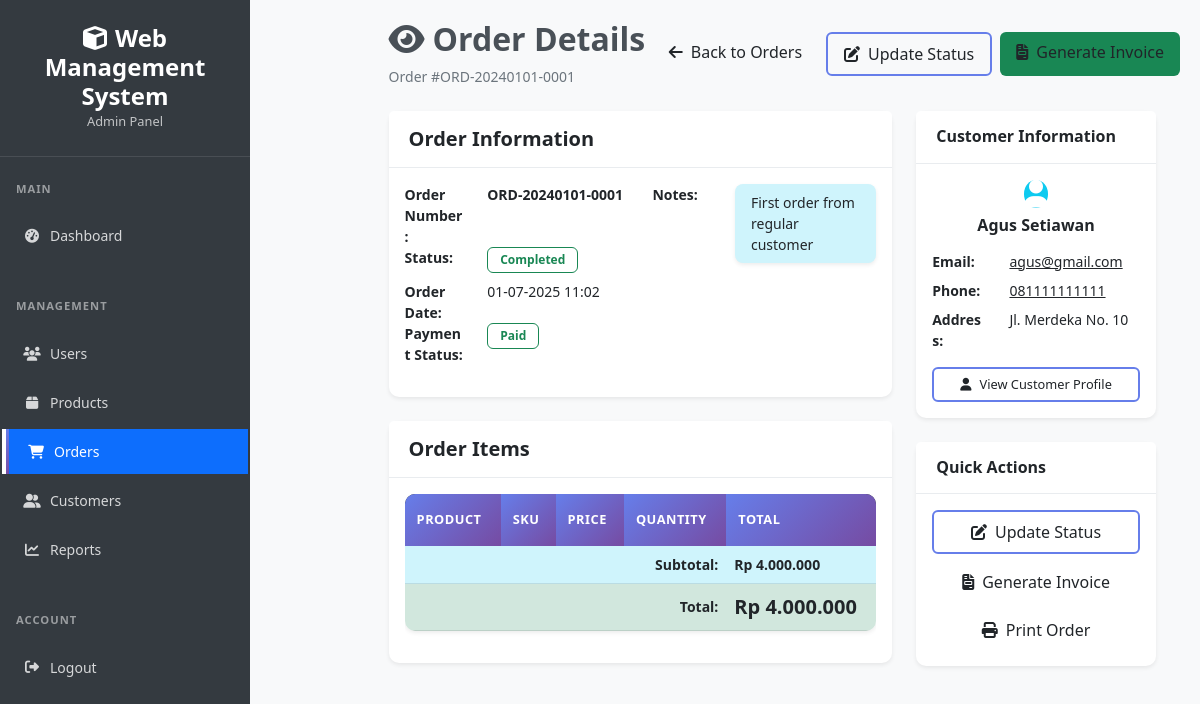
The page /admin/orders/view.php?id=1 (signed in) on the database its author committed.
### tables this page shows
CREATE TABLE orders (
    id INT PRIMARY KEY AUTO_INCREMENT,
    customer_id INT NOT NULL,
    user_id INT NOT NULL,
    order_number VARCHAR(50) UNIQUE NOT NULL,
    total_amount DECIMAL(10,2) NOT NULL DEFAULT 0.00,
    status ENUM('pending', 'processing', 'completed', 'cancelled') DEFAULT 'pending',
    payment_status ENUM('unpaid', 'paid', 'partial') DEFAULT 'unpaid',
    order_date TIMESTAMP DEFAULT CURRENT_TIMESTAMP,
    notes TEXT,
    FOREIGN KEY (customer_id) REFERENCES customers(id) ON DELETE RESTRICT,
    FOREIGN KEY (user_id) REFERENCES users(id) ON DELETE RESTRICT
);

CREATE TABLE customers (
    id INT PRIMARY KEY AUTO_INCREMENT,
    name VARCHAR(100) NOT NULL,
    email VARCHAR(100),
    phone VARCHAR(20),
    address TEXT,
    city VARCHAR(50),
    postal_code VARCHAR(10),
    is_active BOOLEAN DEFAULT TRUE,
    created_at TIMESTAMP DEFAULT CURRENT_TIMESTAMP
);

### config/database.php (called while the page is built, shortened)
<?php
class Database {
    private $host = '127.0.0.1';
    private $dbname = 'web_app_db';
    private $username = 'root';
    private $password = '';
    private $charset = 'utf8mb4';
    private $pdo;
    public function connect() {
        if ($this->pdo === null) {
            try {
                $dsn = "mysql:host={$this->host};dbname={$this->dbname};charset={$this->charset}";
                $options = [
                    PDO::ATTR_ERRMODE => PDO::ERRMODE_EXCEPTION,
                    PDO::ATTR_DEFAULT_FETCH_MODE => PDO::FETCH_ASSOC,
                    PDO::ATTR_EMULATE_PREPARES => false,
                    PDO::MYSQL_ATTR_INIT_COMMAND => "SET NAMES {$this->charset}"
                ];
                $this->pdo = new PDO($dsn, $this->username, $this->password, $options);
            } catch (PDOException $e) {
                error_log("Database connection error: " . $e->getMessage());
                die("Database connection failed. Please check configuration.");
            }
        }
        return $this->pdo;
    }
}
$database = new Database();
$pdo = $database->connect();
function getDB() {
    global $pdo;
    return $pdo;
}
function executeQuery($sql, $params = []) {
    try {
        $pdo = getDB();
        $stmt = $pdo->prepare($sql);
        $stmt->execute($params);
        return $stmt;
    } catch (PDOException $e) {
        error_log("Query error: " . $e->getMessage());
        throw new Exception("Database query failed");
    }
}
function getRecord($sql, $params = []) {
    $stmt = executeQuery($sql, $params);
    return $stmt->fetch();
}
?>

### includes/functions.php (called while the page is built, shortened)
<?php
require_once dirname(__DIR__) . '/config/database.php';
function formatDateTime($datetime, $format = DISPLAY_DATETIME_FORMAT) {
    return date($format, strtotime($datetime));
}
function formatCurrency($amount, $currency = 'IDR') {
    if ($currency === 'IDR') {
        return 'Rp ' . number_format($amount, 0, ',', '.');
    }
    return '$' . number_format($amount, 2, '.', ',');
}
?>

### admin/orders/view.php (the view, shortened to what this page needs)
<?php
require_once '../../includes/functions.php';
$order_id = (int)($_GET['id'] ?? 0);
$order = getRecord("
    SELECT o.*, c.name as customer_name, c.email as customer_email,
           c.phone as customer_phone, c.address as customer_address
    FROM orders o
    LEFT JOIN customers c ON o.customer_id = c.id
    WHERE o.id = ?
", [$order_id]);
$order_items = executeQuery("
    SELECT od.*, p.name as product_name, p.sku as product_sku, p.image as product_image
    FROM order_details od
    LEFT JOIN products p ON od.product_id = p.id
    WHERE od.order_id = ?
    ORDER BY od.id
", [$order_id]);
$subtotal = 0;
foreach ($order_items as $item) {
    $subtotal += $item['quantity'] * $item['price'];
}
include '../../includes/header.php';
?>
<div class="d-flex">
    <?php include '../../includes/admin_sidebar.php'; ?>
    <div class="admin-content flex-grow-1">
        <div class="d-flex justify-content-between align-items-center mb-4">
            <div>
                <h2><i class="fas fa-eye me-2"></i>Order Details</h2>
                <p class="text-muted mb-0">Order #<?= htmlspecialchars($order['order_number']) ?></p>
            </div>
            <div class="d-flex gap-2">
                <a href="index.php" class="btn btn-outline-secondary">
                    <i class="fas fa-arrow-left me-2"></i>Back to Orders
                </a>
                <button type="button" class="btn btn-outline-primary"
                        onclick="updateStatus(<?= $order['id'] ?>, '<?= $order['status'] ?>')">
                    <i class="fas fa-edit me-2"></i>Update Status
                </button>
                <a href="invoice.php?id=<?= $order['id'] ?>" class="btn btn-success" target="_blank">
                    <i class="fas fa-file-invoice me-2"></i>Generate Invoice
                </a>
            </div>
        </div>
        <div class="row">
            <div class="col-lg-8">
                <div class="card mb-4">
                    <div class="card-header">
                        <h5 class="mb-0">Order Information</h5>
                    </div>
                    <div class="card-body">
                        <div class="row">
                            <div class="col-md-6">
                                <dl class="row">
                                    <dt class="col-sm-4">Order Number:</dt>
                                    <dd class="col-sm-8">
                                        <span class="fw-bold"><?= htmlspecialchars($order['order_number']) ?></span>
                                    </dd>
                                    <dt class="col-sm-4">Status:</dt>
                                    <dd class="col-sm-8">
                                        <?php
                                        $status_colors = [
                                            'pending' => 'warning',
                                            'processing' => 'info',
                                            'completed' => 'success',
                                            'cancelled' => 'danger'
                                        ];
                                        $color = $status_colors[$order['status']] ?? 'secondary';
                                        ?>
                                        <span class="badge bg-<?= $color ?> fs-6">
                                            <?= ucfirst($order['status']) ?>
                                        </span>
                                    </dd>
                                    <dt class="col-sm-4">Order Date:</dt>
                                    <dd class="col-sm-8"><?= formatDateTime($order['order_date']) ?></dd>
                                    <dt class="col-sm-4">Payment Status:</dt>
                                    <dd class="col-sm-8">
                                        <?php
                                        $payment_colors = [
                                            'unpaid' => 'danger',
                                            'paid' => 'success',
                                            'partial' => 'warning'
                                        ];
                                        $payment_color = $payment_colors[$order['payment_status']] ?? 'secondary';
                                        ?>
                                        <span class="badge bg-<?= $payment_color ?>">
                                            <?= ucfirst($order['payment_status']) ?>
                                        </span>
                                    </dd>
                                </dl>
                            </div>
                            <div class="col-md-6">
                                <?php if (!empty($order['notes'])): ?>
                                    <dl class="row">
                                        <dt class="col-sm-4">Notes:</dt>
                                        <dd class="col-sm-8">
                                            <div class="alert alert-info py-2">
                                                <?= nl2br(htmlspecialchars($order['notes'])) ?>
                                            </div>
                                        </dd>
                                    </dl>
                                <?php endif; ?>
                            </div>
                        </div>
                    </div>
                </div>
                <div class="card mb-4">
                    <div class="card-header">
                        <h5 class="mb-0">Order Items</h5>
                    </div>
                    <div class="card-body">
                        <?php if (empty($order_items)): ?>
                            <div class="text-center py-3">
                                <i class="fas fa-box-open fa-2x text-muted mb-2"></i>
                                <p class="text-muted">No items found in this order</p>
                            </div>
                        <?php else: ?>
                            <div class="table-responsive">
                                <table class="table">
                                    <thead>
                                        <tr>
                                            <th>Product</th>
                                            <th>SKU</th>
                                            <th>Price</th>
                                            <th>Quantity</th>
                                            <th>Total</th>
                                        </tr>
                                    </thead>
                                    <tfoot>
                                        <tr class="table-info">
                                            <th colspan="4" class="text-end">Subtotal:</th>
                                            <th><?= formatCurrency($subtotal) ?></th>
                                        </tr>
                                        <tr class="table-success">
                                            <th colspan="4" class="text-end">Total:</th>
                                            <th class="fs-5"><?= formatCurrency($order['total_amount'] ?? $subtotal) ?></th>
                                        </tr>
                                    </tfoot>
                                </table>
                            </div>
                        <?php endif; ?>
                    </div>
                </div>
            </div>
            <div class="col-lg-4">
                <div class="card mb-4">
                    <div class="card-header">
                        <h6 class="mb-0">Customer Information</h6>
                    </div>
                    <div class="card-body">
                        <?php if ($order['customer_id']): ?>
                            <div class="text-center mb-3">
                                <div class="avatar-lg bg-info text-white rounded-circle d-inline-flex align-items-center justify-content-center mb-2">
                                    <i class="fas fa-user fa-2x"></i>
                                </div>
                                <h6 class="mb-0"><?= htmlspecialchars($order['customer_name']) ?></h6>
                            </div>
                            <dl class="row">
                                <dt class="col-4">Email:</dt>
                                <dd class="col-8">
                                    <a href="mailto:<?= htmlspecialchars($order['customer_email']) ?>">
                                        <?= htmlspecialchars($order['customer_email']) ?>
                                    </a>
                                </dd>
                                <?php if (!empty($order['customer_phone'])): ?>
                                    <dt class="col-4">Phone:</dt>
                                    <dd class="col-8">
                                        <a href="tel:<?= htmlspecialchars($order['customer_phone']) ?>">
                                            <?= htmlspecialchars($order['customer_phone']) ?>
                                        </a>
                                    </dd>
                                <?php endif; ?>
                                <?php if (!empty($order['customer_address'])): ?>
                                    <dt class="col-4">Address:</dt>
                                    <dd class="col-8">
                                        <?= nl2br(htmlspecialchars($order['customer_address'])) ?>
                                    </dd>
                                <?php endif; ?>
                            </dl>
                            <div class="d-grid">
                                <a href="../customers/view.php?id=<?= $order['customer_id'] ?>"
                                   class="btn btn-outline-primary btn-sm">
                                    <i class="fas fa-user me-2"></i>View Customer Profile
                                </a>
                            </div>
                        <?php endif; ?>
                    </div>
                </div>
                <div class="card">
                    <div class="card-header">
                        <h6 class="mb-0">Quick Actions</h6>
                    </div>
                    <div class="card-body">
                        <div class="d-grid gap-2">
                            <button type="button" class="btn btn-outline-primary"
                                    onclick="updateStatus(<?= $order['id'] ?>, '<?= $order['status'] ?>')">
                                <i class="fas fa-edit me-2"></i>Update Status
                            </button>
                            <a href="invoice.php?id=<?= $order['id'] ?>" class="btn btn-outline-success" target="_blank">
                                <i class="fas fa-file-invoice me-2"></i>Generate Invoice
                            </a>
                            <button type="button" class="btn btn-outline-info" onclick="printOrder()">
                                <i class="fas fa-print me-2"></i>Print Order
                            </button>
                        </div>
                    </div>
                </div>
            </div>
        </div>
    </div>
</div>

### rows shown on the page
orders: order_number "ORD-20240101-0001", status "Completed", order_date "01-07-2025 11:02", payment_status "Paid", notes "First order from regular customer", total_amount "Rp 4.000.000", customer.name "Agus Setiawan", customer.email "agus@gmail.com", customer.phone "081111111111", customer.address "Jl. Merdeka No. 10"

### other values the page prints
APP_NAME "Web Management System"
formatCurrency($subtotal) "Rp 4.000.000"
